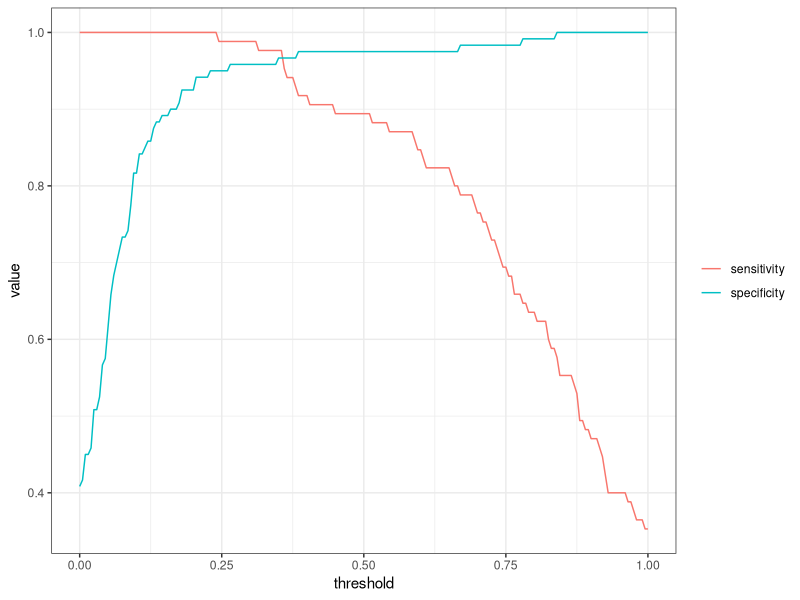
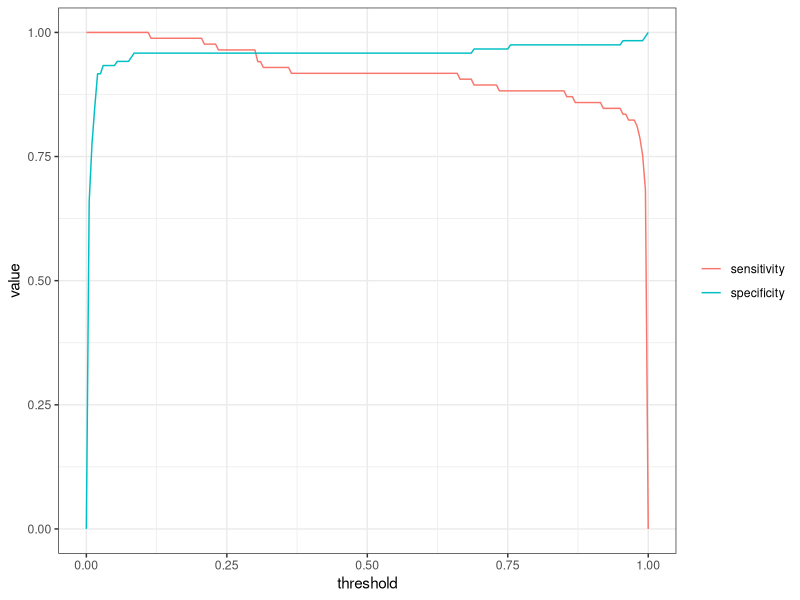
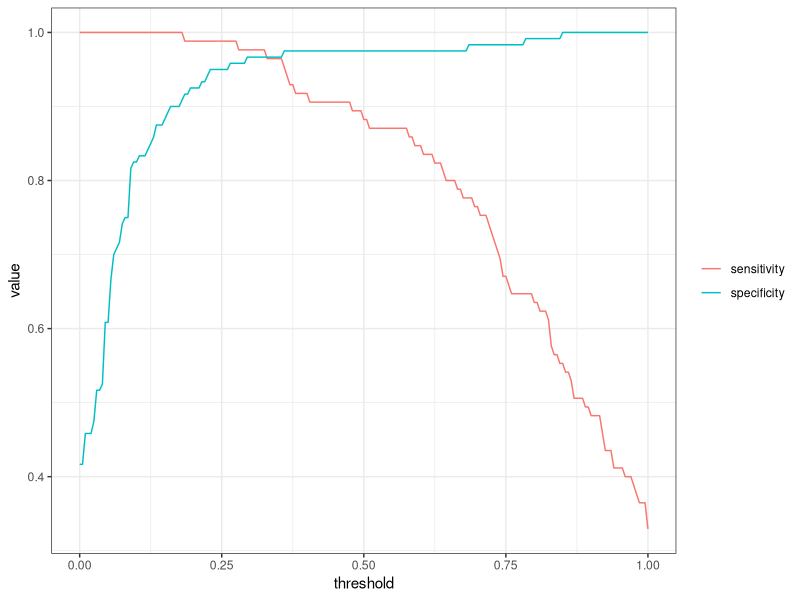
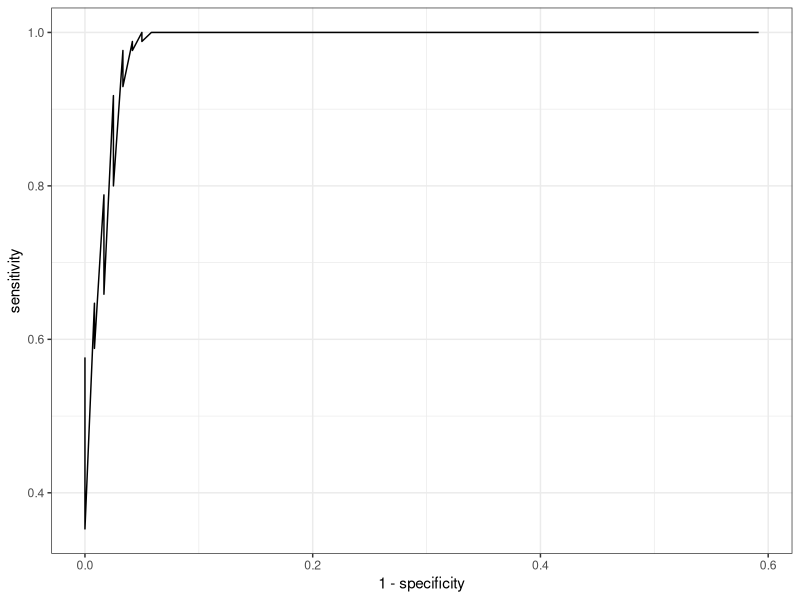
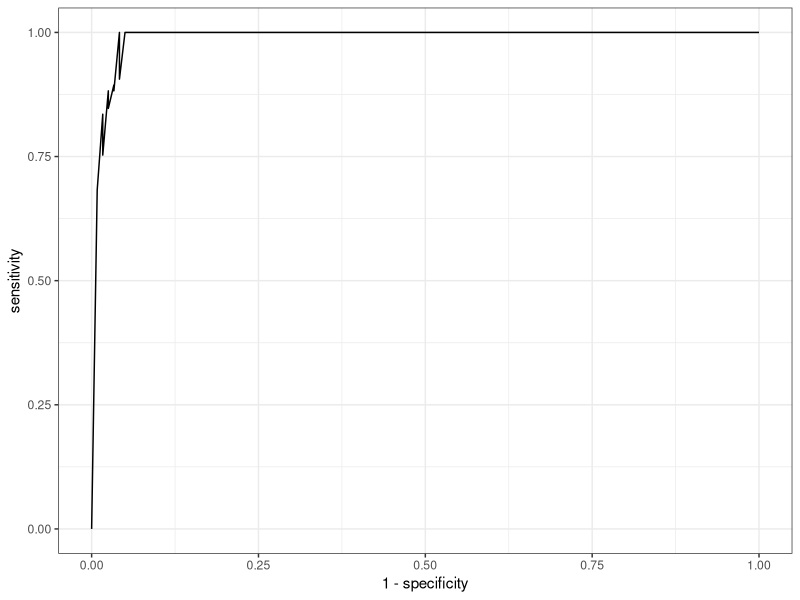
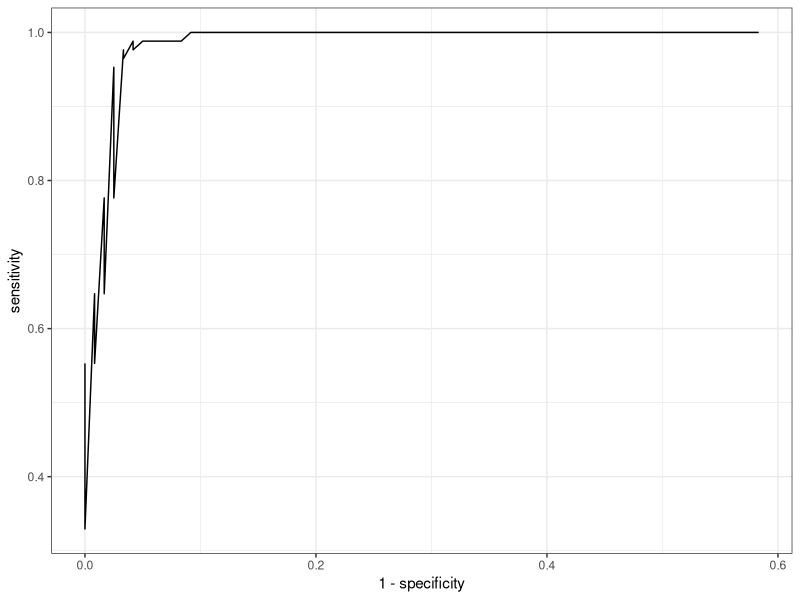

The R script that drew these images, in order:
library(ggplot2)
# install.packages("e1071")
library(caret)
library(lattice)
library(e1071)
library(pROC)

## Import
BreastCancer <- read.table("data/BreastCancer.csv", sep = ";", header=TRUE)


## Exploration
head(BreastCancer)
summary(BreastCancer)
str(BreastCancer)

# Effectif des groupes
table(BreastCancer$Class)

## Separation train / test
n <- nrow(BreastCancer)

train_index <- sample(x = 1:n, size = round(0.7 * n), replace = FALSE)

train_data <- BreastCancer[train_index,]
test_data <- BreastCancer[-train_index,]

## modele de regression
log_reg <- glm(formula = Class ~ ., data = train_data)

coef(log_reg)
summary(log_reg)




## Backward Selection

back_sel <- step(log_reg, direction="backward")
summary(back_sel)

# Selection :  Cl.thickness + Cell.size + Cell.shape + Epith.c.size + Bare.nuclei + Bl.cromatin + Normal.nucleoli


## Forward Selection

log_reg0 <- glm(Class ~ 1, data = train_data, family="binomial")

forward_sel <- step(log_reg0, direction="forward",
                    scope=list(lower=log_reg0, 
                               upper=~
                                 Cl.thickness+
                                 Cell.size+
                                 Cell.shape+
                                 Marg.adhesion+
                                 Epith.c.size+
                                 Bare.nuclei+
                                 Bl.cromatin+
                                 Normal.nucleoli+
                                 Mitoses))
summary(forward_sel)

# Selection : Cl.thickness + Cell.size +Cell.shape + ...+ Bare.nuclei + Bl.cromatin + Marg.adhesion + Mitoses



## Valeurs prédites
hat_pi_R <- predict(log_reg, type="response", newdata = test_data)
hat_y_R <- as.integer(hat_pi_R > 0.5)

hat_pi_back <- predict(back_sel, type="response", newdata = test_data)
hat_y_back <- as.integer(hat_pi_back > 0.5)

hat_pi_for <- predict(forward_sel, type="response", newdata = test_data)
hat_y_for <- as.integer(hat_pi_for > 0.5)

## Matrice de confusion
table(hat_y_R, test_data$Class)
table(hat_y_back, test_data$Class)
table(hat_y_for, test_data$Class)

confusionMatrix(data = as.factor(hat_y_for),
                reference = as.factor(test_data$Class),
                positive = "1")

## Selection du seuil

sensibility <- function(threshold, hat_pi, df) {
  out <- sum(as.integer(hat_pi > threshold) == 1 &
               df$Class == 1)/sum(df$Class == 1)
  return(out)
}

specificity <- function(threshold, hat_pi, df) {
  out <- sum(as.integer(hat_pi > threshold) == 0 &
               df$Class == 0)/sum(df$Class == 0)
  return(out)
}

threshold <- seq(0, 1, 0.005)


## visualisation sens et spec

vis_sens_spec <- function(hat_pi_x){
  
  sens <- sapply(threshold, sensibility, hat_pi = hat_pi_x, df = test_data)
  spec <- sapply(threshold, specificity, hat_pi = hat_pi_x, df = test_data)
  
  data2plot_ss <- data.frame(threshold=rep(threshold,2),
                        value=c(sens, spec),
                        tag=rep(c("sensitivity", "specificity"),
                                each = length(threshold)))

  ggplot(data2plot_ss, aes(x=threshold, y=value)) +
    geom_line(aes(col=tag)) +
    theme_bw() + theme(legend.title = element_blank())
}

vis_sens_spec(hat_pi_R)
vis_sens_spec(hat_pi_for)
vis_sens_spec(hat_pi_back)

## courbe roc et auc
# ROC

vis_roc <- function(hat_pi_x) {
  
  sens <- sapply(threshold, sensibility, hat_pi = hat_pi_x, df = test_data)
  spec <- sapply(threshold, specificity, hat_pi = hat_pi_x, df = test_data)
  
  data2plot_roc <- data.frame(threshold=threshold,
                        sensitivity=sens,
                        specificity=spec)
  ggplot(data2plot_roc, aes(x=1 - specificity, y=sensitivity)) +
    geom_line() + theme_bw()
}

vis_roc(hat_pi_R)
vis_roc(hat_pi_for)
vis_roc(hat_pi_back)

# AUC
auc(test_data$Class, hat_pi_R)
auc(test_data$Class, hat_pi_for)
auc(test_data$Class, hat_pi_back)

# Question : Peut-on prédire le statut de la tumeur à partir des différentes mesures ?

# Reponse = au vu du AUC elevé, oui
